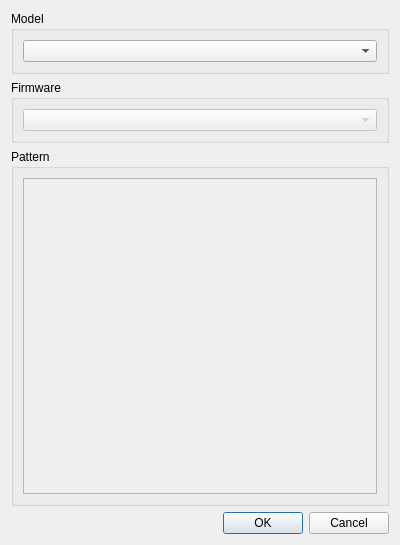
<?xml version="1.0" encoding="UTF-8"?>
<ui version="4.0">
 <class>PatternImportDialog</class>
 <widget class="QDialog" name="PatternImportDialog">
  <property name="geometry">
   <rect>
    <x>0</x>
    <y>0</y>
    <width>400</width>
    <height>545</height>
   </rect>
  </property>
  <property name="windowTitle">
   <string>Import a pattern</string>
  </property>
  <layout class="QVBoxLayout" name="verticalLayout">
   <item>
    <widget class="QGroupBox" name="groupBox">
     <property name="title">
      <string>Model</string>
     </property>
     <layout class="QHBoxLayout" name="horizontalLayout">
      <item>
       <widget class="QComboBox" name="modelSelectionBox"/>
      </item>
     </layout>
    </widget>
   </item>
   <item>
    <widget class="QGroupBox" name="groupBox_2">
     <property name="title">
      <string>Firmware</string>
     </property>
     <layout class="QHBoxLayout" name="horizontalLayout_2">
      <item>
       <widget class="QComboBox" name="firmwareSelectionBox">
        <property name="enabled">
         <bool>false</bool>
        </property>
       </widget>
      </item>
     </layout>
    </widget>
   </item>
   <item>
    <widget class="QGroupBox" name="groupBox_3">
     <property name="title">
      <string>Pattern</string>
     </property>
     <layout class="QHBoxLayout" name="horizontalLayout_3">
      <item>
       <widget class="QTreeView" name="elementSelection">
        <property name="enabled">
         <bool>false</bool>
        </property>
       </widget>
      </item>
     </layout>
    </widget>
   </item>
   <item>
    <widget class="QDialogButtonBox" name="buttonBox">
     <property name="orientation">
      <enum>Qt::Horizontal</enum>
     </property>
     <property name="standardButtons">
      <set>QDialogButtonBox::Cancel|QDialogButtonBox::Ok</set>
     </property>
    </widget>
   </item>
  </layout>
 </widget>
 <resources/>
 <connections>
  <connection>
   <sender>buttonBox</sender>
   <signal>accepted()</signal>
   <receiver>PatternImportDialog</receiver>
   <slot>accept()</slot>
   <hints>
    <hint type="sourcelabel">
     <x>248</x>
     <y>254</y>
    </hint>
    <hint type="destinationlabel">
     <x>157</x>
     <y>274</y>
    </hint>
   </hints>
  </connection>
  <connection>
   <sender>buttonBox</sender>
   <signal>rejected()</signal>
   <receiver>PatternImportDialog</receiver>
   <slot>reject()</slot>
   <hints>
    <hint type="sourcelabel">
     <x>316</x>
     <y>260</y>
    </hint>
    <hint type="destinationlabel">
     <x>286</x>
     <y>274</y>
    </hint>
   </hints>
  </connection>
 </connections>
</ui>
